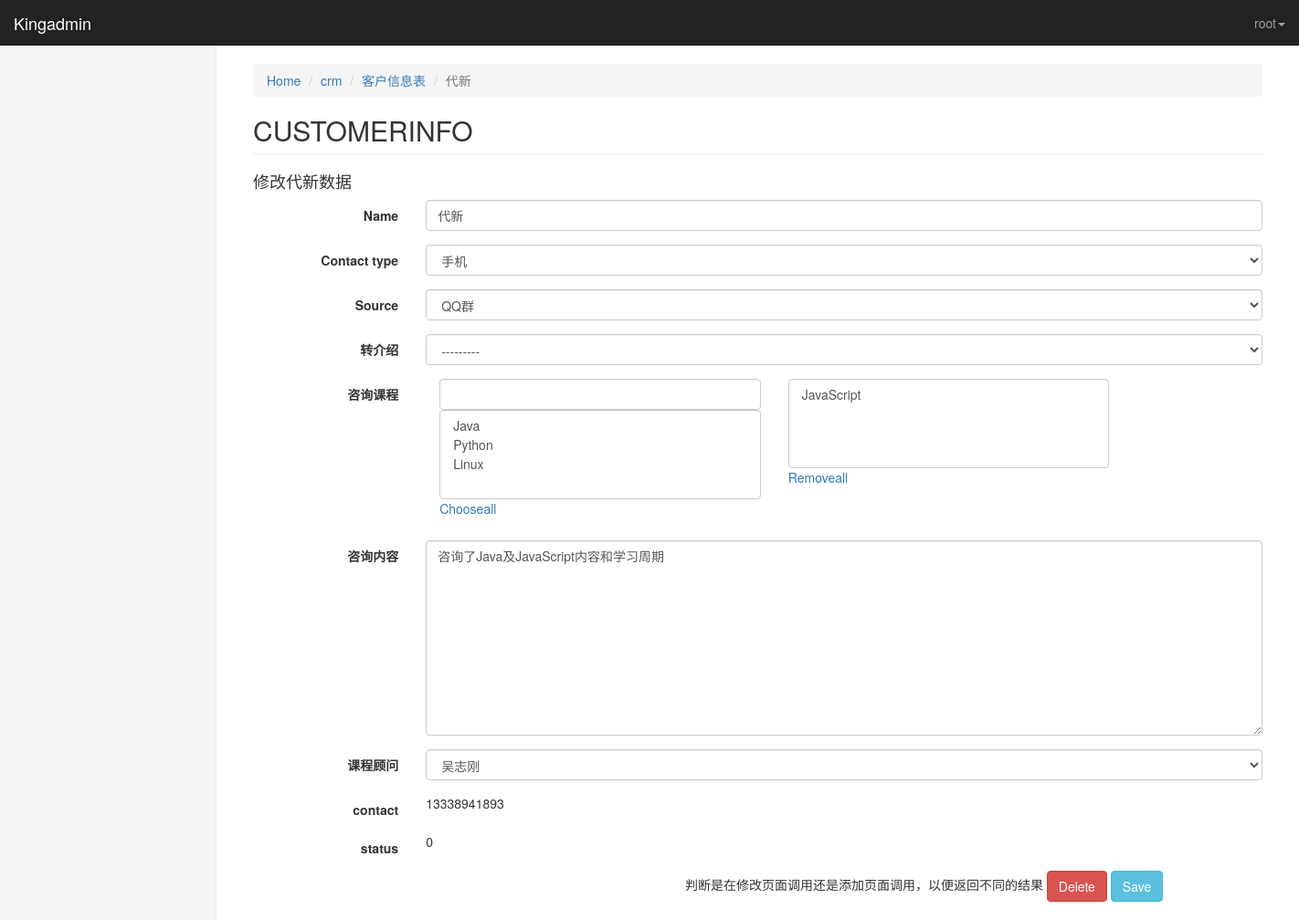
Screenshot of /kingadmin/crm/customerinfo/4/change/ (signed in) with the database file from the repository.
### crm/models.py (models this page shows)
class CustomerInfo(models.Model):
    name = models.CharField(max_length=64, default=None)
    contact_type_choices = ((0,'qq'),
                            (1,'微信'),
                            (2,'手机')
                            )
    contact_type = models.SmallIntegerField(choices=contact_type_choices, default=0)
    contact = models.CharField(max_length=64, unique=True)
    source_choices = ((0,'QQ群'),
                      (1,'51CTO'),
                      (2,'百度推广'),
                      (3,'知乎'),
                      (4,'转介绍'),
                      (5,'其它')
                      )
    source = models.SmallIntegerField(choices=source_choices)
    referral_from = models.ForeignKey('self', blank=True, null=True, verbose_name='转介绍', on_delete=models.CASCADE)
    consult_course = models.ManyToManyField('Course', verbose_name='咨询课程')
    consult_content = models.TextField(verbose_name='咨询内容')
    status_choices = ((0,'未报名'),
                      (1,'已报名'),
                      (2,'已退学')
                      )
    status = models.SmallIntegerField(choices=status_choices)
    consultant = models.ForeignKey('Userprofile', verbose_name='课程顾问', on_delete=models.CASCADE)
    date = models.DateField(auto_now_add=True)
    def __str__(self):
        return self.name
    class Meta:
        verbose_name = '客户信息表'
        verbose_name_plural = verbose_name

### kingadmin/views.py (the view)
# urls.py: url(r'^(\w+)/(\w+)/(\d+)/change/$', views.table_obj_change, name='table_obj_change'),
@login_required
def table_obj_change(request, app_name, model_name, obj_id):
    admin_class = site.enabled_admins[app_name][model_name]
    model_form = form_handle.create_dynamic_model_form(admin_class)
    obj = admin_class.model.objects.get(id=obj_id)
    if request.method == 'GET':
        form_obj = model_form(instance = obj)
    elif request.method =='POST':
        form_obj = model_form(instance=obj, data=request.POST)
        if form_obj.is_valid():
            form_obj.save()
            return redirect('/kingadmin/%s/%s'%(app_name, model_name))
    return render(request, 'kingadmin/table_obj_change.html', locals())

### crm/models.py (called while the page is built)
    def __str__(self):
        return self.name

    def __str__(self):
        return self.name

### kingadmin/form_handle.py (called while the page is built)
def create_dynamic_model_form(admin_class, form_add=False):
    class Meta:
        model = admin_class.model
        fields = "__all__"
        if not form_add:#修改页面，设置只读属性有效
            exclude = admin_class.readonly_fields
            admin_class.form_add = False
        else:#添加页面
            admin_class.form_add = True
    def __new__(cls, *args, **kwargs):
        for field_name in cls.base_fields:
            field_obj = cls.base_fields[field_name]
            field_obj.widget.attrs.update({'class':'form-control'})
        return ModelForm.__new__(cls)
    dynamic_form = type('DynamicModelForm',(ModelForm,),{'Meta':Meta,'__new__':__new__})
    return dynamic_form

### kingadmin/templatetags/kingadmin_tags.py (called while the page is built)
@register.simple_tag #加上这句，就是一个合格的template tags了
def get_model_verbose_name(admin_class):
    return admin_class.model._meta.verbose_name

@register.simple_tag
def get_model_name(admin_class):
    return admin_class.model._meta.model_name.upper()

@register.simple_tag
def get_obj_field_value(form_obj, field):
    return getattr(form_obj.instance, field)

@register.simple_tag
def get_available_m2m_data(field_name, form_obj, admin_class):
    field_obj = admin_class.model._meta.get_field(field_name)
    obj_list = set(field_obj.related_model.objects.all())
    if form_obj.instance.id:
        selected_data = set(getattr(form_obj.instance, field_name).all())
        return obj_list - selected_data
    else:
        return obj_list

@register.simple_tag
def get_selected_m2m_data(field_name, form_obj, admin_class):
    if form_obj.instance.id:
        selected_data = getattr(form_obj.instance, field_name).all()
        return selected_data
    else:
        return []

### kingadmin/templates/kingadmin/table_obj_change.html
{% extends 'kingadmin/index.html' %}
{% load kingadmin_tags %}
{% block right-content-container %}
    <ol class="breadcrumb">
        <li><a href="/kingadmin">Home</a></li>
        <li><a href="/kingadmin/{{ app_name }}">{{ app_name }}</a></li>
        <li><a href="/kingadmin/{{ app_name }}/{{ model_name }}">{% get_model_verbose_name admin_class %}</a></li>
        <li class="active">{{ form_obj.instance }}</li>
    </ol>
<h2 class="page-header">{% get_model_name admin_class %}</h2>
<h4>修改{{ form_obj.instance }}数据</h4>
{% include 'kingadmin/table_obj_change_component.html' %}
{% endblock %}

### kingadmin/templates/kingadmin/index.html (shortened to what this page needs)
{% extends 'base.html' %}
{% block body %}
    <nav class="navbar navbar-inverse navbar-fixed-top">
        <div class="container-fluid">
            <div class="navbar-header">
            <a class="navbar-brand" href="https://v3.bootcss.com/examples/dashboard/#">{% block pro_name%}Kingadmin{% endblock %}</a>
            </div>
            <div id="navbar" class="navbar-collapse collapse">
                <ul class="nav navbar-nav navbar-right">
                    <li class="dropdown">
                    <a href="#" class="dropdown-toggle" data-toggle="dropdown"  aria-expanded="true">{{ request.user }}<span class="caret"></span></a>
                    </li>
                </ul>
            </div>
        </div>
    </nav>
    <div class="container-fluid">
      <div class="row">
        <div class="col-sm-3 col-md-2 sidebar">
        </div>
        <div class="col-sm-9 col-sm-offset-3 col-md-10 col-md-offset-2 main">
            {% block right-content-container %}{% endblock %}
        </div>
      </div>
    </div>
{% endblock %}

### kingadmin/templates/kingadmin/table_obj_change_component.html (shortened to what this page needs)
{% load kingadmin_tags %}
<form class="form-horizontal" method="post" onsubmit="VerificationBeforeFormSubmit()" novalidate>{% csrf_token %}
    {% for field in form_obj %}
        <div class="form-group">
            <label class="col-sm-2 control-label">{{ field.label }}</label>
            <div class="col-sm-10">
                {% if field.name in admin_class.filter_horizontal %}
                    <div class="col-lg-5">
                        <input type="search" class="form-control" oninput="Fuzzysearch(this)">
                        <select id="id_{{ field.name }}_from" multiple class="form-control">
                            {% get_available_m2m_data field.name form_obj admin_class as available_m2m_data %}
                            {% for obj in available_m2m_data %}
                                <option ondblclick="MoveSelectedOption(this, 'id_{{ field.name }}_to')" value="{{ obj.id }}">
                                </option>
                            {% endfor %}
                        </select>
                        <p><a onclick="MoveAllElements('id_{{ field.name }}_from','id_{{ field.name }}_to')">Chooseall</a></p>
                    </div>
                    <div class="col-lg-5">
                        <select tag='selected_m2m' id="id_{{ field.name }}_to" multiple class="form-control" name="{{ field.name }}">
                            {% get_selected_m2m_data field.name form_obj admin_class as selected_m2m_data %}
                            {% for obj in selected_m2m_data %}
                                <option value="{{ obj.id }}" ondblclick="MoveSelectedOption(this, 'id_{{ field.name }}_from')">
                                </option>
                            {% endfor %}
                        </select>
                        <p><a onclick="MoveAllElements('id_{{ field.name }}_to','id_{{ field.name }}_from')">Removeall</a></p>
                    </div>
                {% else %}
                    {{ field }}
                {% endif %}
            </div>
        </div>
    {% endfor %}
    {% if not admin_class.form_add %}
        {% for field in admin_class.readonly_fields %}
            <div class="form-group">
                <label class="col-sm-2 control-label">{{ field }}</label>
                <div class="col-sm-10">
                    {% get_obj_field_value form_obj field %}
                </div>
            </div>
        {% endfor %}
    {% endif %}
    <div class="row">
        <div class="col-sm-offset-5 col-sm-10">
            {% if form_obj.instance.id %}
            判断是在修改页面调用还是添加页面调用，以便返回不同的结果
            <a href="{% url 'table_obj_delete' app_name model_name form_obj.instance.id %}" class="btn btn-danger">Delete</a>
            {% endif %}
            <button type="submit" class=" btn btn-info">Save</button>
        </div>
    </div>
</form>

### static/css/dashboard.css (style rules this page uses)
body { padding-top: 50px; }
.navbar-fixed-top { border: 0; }
.sidebar { display: none; }
@media (min-width: 768px) { .sidebar { position: fixed; top: 51px; bottom: 0; left: 0; z-index: 1000; display: block; padding: 20px; overflow-x: hidden; overflow-y: auto; background-color: #f5f5f5; border-right: 1px solid #eee; } }
.main { padding: 20px; }
@media (min-width: 768px) { .main { padding-right: 40px; padding-left: 40px; } }
.main .page-header { margin-top: 0; }

### rows the page displays
CustomerInfo: instance "代新", form_obj "代新" "手机" "QQ群" "---------" "咨询了Java及JavaScript内容和学习周期" "吴志刚", contact "13338941893" "0"

### other values shown
{{ request.user }} "root"
{{ app_name }} "crm"
{{ field.label }} "Name" "Contact type" "Source" "转介绍" "咨询课程" "咨询内容" "课程顾问"
{{ field }} "contact" "status"
